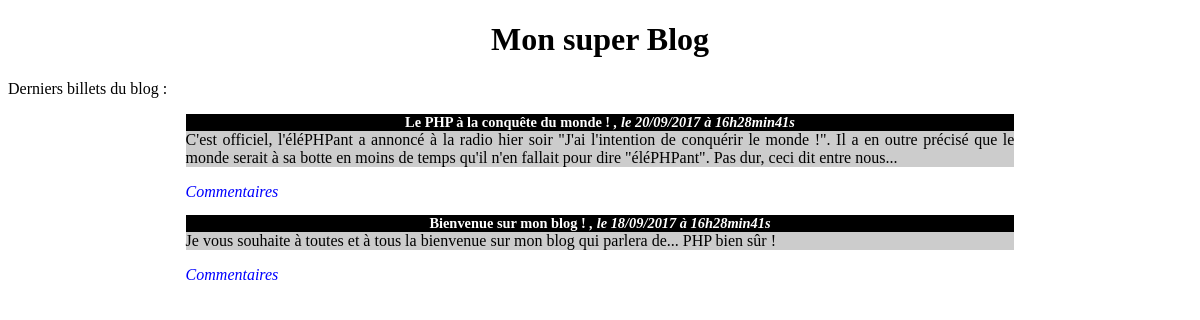
The page / on the database its author committed.
### tables this page shows
CREATE TABLE `tickets` (
  `id` int(11) NOT NULL,
  `title` varchar(255) NOT NULL,
  `content` text NOT NULL,
  `created_date` datetime NOT NULL
);

### project/controller/frontend.php (called while the page is built, shortened)
<?php
require('project/model/frontend.php');
function listTickets()
{
  $tickets = getTickets();
  require('project/view/frontend/listTicketsView.php');
}

### project/model/frontend.php (called while the page is built, shortened)
<?php
function getTickets()
{
  $db= dbConnect();
  $retrieveTickets = $db->prepare('SELECT id, title, content, DATE_FORMAT(created_date, \'%d/%m/%Y à %Hh%imin%ss\') AS created_date FROM tickets ORDER BY created_date DESC LIMIT 0,5');
  $retrieveTickets->execute ([
    'title' => isset($_GET['title']),
    'content' => isset($_GET['content']),
  ]);
  $tickets = $retrieveTickets->fetchAll();
  return $tickets;
}
function dbConnect()
{
  try
  {
    $db = new PDO ('mysql:host=localhost;dbname=tp_blog','root', '');
    return $db;
  }
  catch(Exception $e)
  {
    die('Erreur : ' . $e->getMessage());
  }
}

### project/view/frontend/listTicketsView.php (the view, shortened to what this page needs)
<h1> Mon super Blog </h1>
<p> Derniers billets du blog :</p>
<?php
foreach($tickets as $ticket )
{
?>
  <div class="news">
    <h3>
      <strong><?= htmlspecialchars($ticket['title']);?></strong><em> , le  <?= htmlspecialchars($ticket['created_date']);?></em><br/>
    </h3>
    <p>
      <?= htmlspecialchars($ticket['content']);?><br/>
    </p>
    <em> <a href="index.php?action=ticket&amp;id=<?= $ticket['id'] ?>">Commentaires</a></em>
  </div>
<?php
}
?>
<?php require('project/view/frontend/template.php'); ?>

### project/public/css/style.css (style rules this page uses)
h1, h3 { text-align:center; }
h3 { background-color:black; color:white; font-size:0.9em; margin-bottom:0px; }
.news p { background-color:#CCCCCC; margin-top:0px; text-align: justify; }
.news { width:70%; margin:auto; }
a { text-decoration: none; color: blue; }

### rows shown on the page
tickets: title "Le PHP à la conquête du monde !", created_date "20/09/2017 à 16h28min41s", content "C'est officiel, l'éléPHPant a annoncé à la radio hier soir \"J'ai l'intention de conquérir le monde !\". Il a en outre précisé que le monde serait à sa botte en moins de temps qu'il n'en fallait pour dire \"éléPHPant\". Pas dur, ceci dit entre nous..."
tickets: title "Bienvenue sur mon blog !", created_date "18/09/2017 à 16h28min41s", content "Je vous souhaite à toutes et à tous la bienvenue sur mon blog qui parlera de... PHP bien sûr !"
